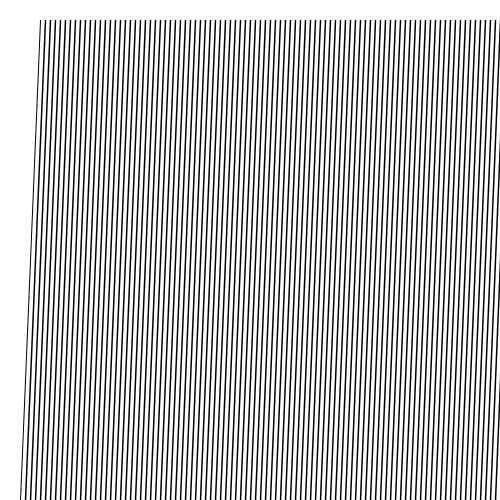
Frame 1 (no input)
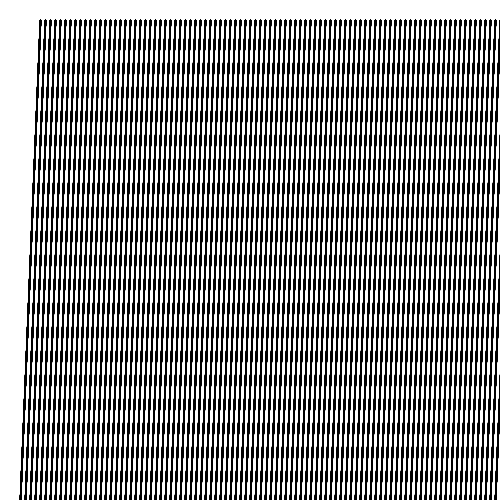
Frame 60 (the mouse pressed at the canvas centre just before this capture)
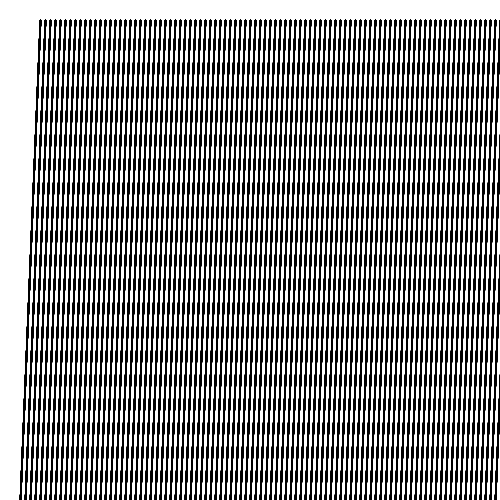
Frame 120 (the mouse held since frame 60 and released just before this capture)

The Processing sketch that drew these frames (run headless with seeded random() and noise(); from frame 60 on, the mouse is pressed at the canvas centre):

// Processing sketch: processing_10454
// ── processing_10454.pde

void setup()
{
size (500,500);
background (255);
}

void draw ()
{
 for (int x = 20; x < height; x += 5)
 {
   line(x+20, 20, x, height);
   strokeWeight(1.5);
 }
 
 for (int x = 80; x > width; x -= 5)
 {
   line(20, x+20, width, x);
 }
}
